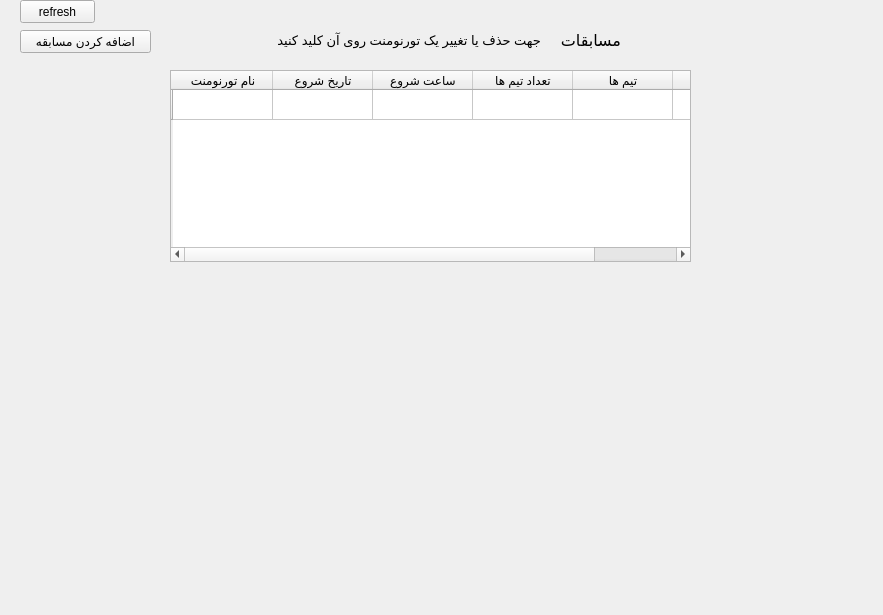
<?xml version="1.0" encoding="UTF-8"?>
<ui version="4.0">
 <class>organizer_wrestling</class>
 <widget class="QWidget" name="organizer_wrestling">
  <property name="geometry">
   <rect>
    <x>0</x>
    <y>0</y>
    <width>883</width>
    <height>615</height>
   </rect>
  </property>
  <property name="windowTitle">
   <string>Form</string>
  </property>
  <widget class="QLabel" name="tour_info">
   <property name="geometry">
    <rect>
     <x>190</x>
     <y>20</y>
     <width>351</width>
     <height>41</height>
    </rect>
   </property>
   <property name="font">
    <font>
     <pointsize>10</pointsize>
    </font>
   </property>
   <property name="text">
    <string>جهت حذف یا تغییر یک تورنومنت روی آن کلید کنید</string>
   </property>
  </widget>
  <widget class="QLabel" name="tournoments">
   <property name="geometry">
    <rect>
     <x>430</x>
     <y>30</y>
     <width>191</width>
     <height>20</height>
    </rect>
   </property>
   <property name="font">
    <font>
     <family>Tahoma</family>
     <pointsize>12</pointsize>
    </font>
   </property>
   <property name="text">
    <string>مسابقات</string>
   </property>
  </widget>
  <widget class="QPushButton" name="add_tour">
   <property name="geometry">
    <rect>
     <x>20</x>
     <y>30</y>
     <width>131</width>
     <height>23</height>
    </rect>
   </property>
   <property name="text">
    <string>اضافه کردن مسابقه</string>
   </property>
  </widget>
  <widget class="QTableWidget" name="tournoments_info">
   <property name="enabled">
    <bool>true</bool>
   </property>
   <property name="geometry">
    <rect>
     <x>170</x>
     <y>70</y>
     <width>521</width>
     <height>192</height>
    </rect>
   </property>
   <property name="toolTip">
    <string/>
   </property>
   <row>
    <property name="text">
     <string/>
    </property>
   </row>
   <column>
    <property name="text">
     <string>نام تورنومنت</string>
    </property>
   </column>
   <column>
    <property name="text">
     <string>تاریخ شروع</string>
    </property>
   </column>
   <column>
    <property name="text">
     <string>ساعت شروع</string>
    </property>
   </column>
   <column>
    <property name="text">
     <string>تعداد تیم ها</string>
    </property>
   </column>
   <column>
    <property name="text">
     <string>تیم ها</string>
    </property>
   </column>
   <column>
    <property name="text">
     <string>توضیح</string>
    </property>
   </column>
  </widget>
  <widget class="QPushButton" name="refresh">
   <property name="geometry">
    <rect>
     <x>20</x>
     <y>0</y>
     <width>75</width>
     <height>23</height>
    </rect>
   </property>
   <property name="toolTip">
    <string>press &quot;F5&quot; to refresh</string>
   </property>
   <property name="text">
    <string>refresh</string>
   </property>
   <property name="shortcut">
    <string>F5</string>
   </property>
  </widget>
 </widget>
 <resources/>
 <connections/>
</ui>
